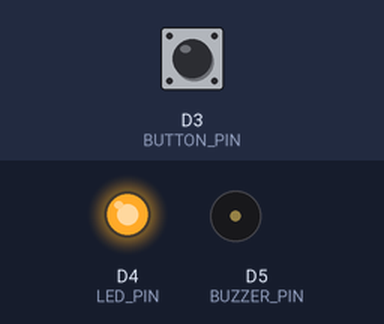
A program run on a simulated ESP8266 (NodeMCU). On the bench: output pins drawn as LEDs (lit = HIGH), buzzer (waves = sounding, pin HIGH). The inputs (shaded band) are chosen by the test bench; at power-on: D3 (BUTTON_PIN) HIGH.

Above: at 1.2 s.
1.3 s: D3 (BUTTON_PIN) pulled LOW for 0.15 s
At 1.52 s:
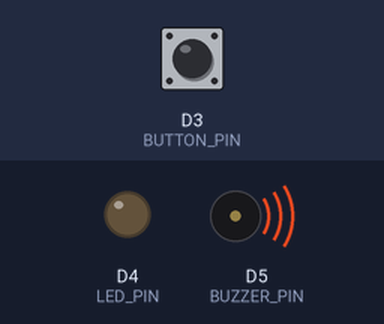
4.3 s: D3 (BUTTON_PIN) pulled LOW for 3.2 s
At 7.8 s:
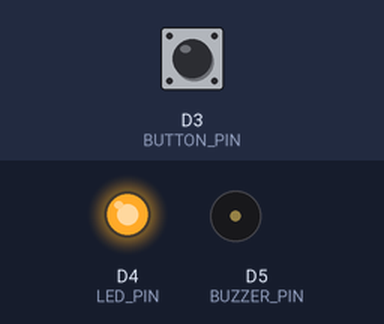
9.0 s: D3 (BUTTON_PIN) pulled LOW for 1 s
At 11.6 s:
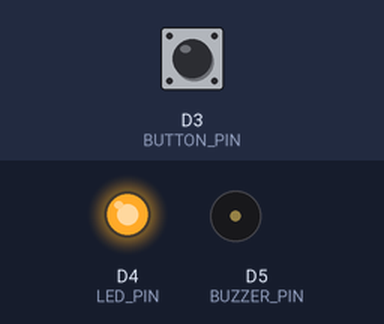
Timing chart, 0 to 17.6 s (numbered marks = the images above; inputs shaded):
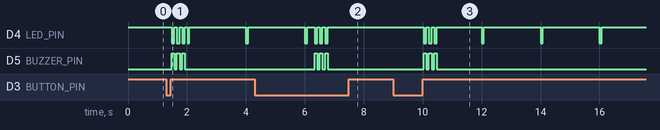

The program:

main.cpp
```cpp
#include <Arduino.h>

#if defined(ARDUINO_ARCH_ESP8266)

// Pins (ESP8266 NodeMCU-style defaults; adjust as needed)
constexpr uint8_t BUTTON_PIN = D3;      // Active-low button to GND
constexpr uint8_t LED_PIN = LED_BUILTIN;
constexpr uint8_t BUZZER_PIN = D5;

// Logic levels
constexpr bool BUTTON_ACTIVE_LOW = true;
constexpr bool LED_ACTIVE_LOW = true;
constexpr bool BUZZER_ACTIVE_HIGH = true;

// Timings
constexpr unsigned long COUNTDOWN_MS = 15UL * 60UL * 1000UL;
constexpr unsigned long LONG_PRESS_MS = 2000;
constexpr unsigned long DEBOUNCE_MS = 30;
constexpr unsigned long LED_ARM_PERIOD_MS = 2000;
constexpr unsigned long LED_ARM_PULSE_MS = 80;
constexpr unsigned long LED_ALARM_BLINK_MS = 120;
constexpr unsigned long BUZZER_BEEP_PERIOD_MS = 500;
constexpr unsigned long BUZZER_BEEP_ON_MS = 120;
constexpr unsigned long ACK_PULSE_ON_MS = 90;
constexpr unsigned long ACK_PULSE_OFF_MS = 90;
constexpr uint8_t ACK_PULSE_COUNT = 3;

// Temporary hardware test: press D3 button -> buzzer on.
constexpr bool TEST_BUTTON_TO_BUZZER = false;

enum State {
  IDLE,
  ARMED,
  ALARMING
};

State state = IDLE;
unsigned long countdownDeadlineMs = 0;

// Debounce + press tracking
bool lastRawPressed = false;
bool stablePressed = false;
unsigned long lastRawChangeMs = 0;
unsigned long pressStartMs = 0;
bool longPressHandled = false;
bool ackActive = false;
unsigned long ackStartMs = 0;

void writeLed(bool on) {
  digitalWrite(LED_PIN, (LED_ACTIVE_LOW ? !on : on) ? HIGH : LOW);
}

void writeBuzzer(bool on) {
  digitalWrite(BUZZER_PIN, (BUZZER_ACTIVE_HIGH ? on : !on) ? HIGH : LOW);
}

void armFromNow(unsigned long now) {
  state = ARMED;
  countdownDeadlineMs = now + COUNTDOWN_MS;
}

void startAck(unsigned long now) {
  ackActive = true;
  ackStartMs = now;
}

void goIdle() {
  state = IDLE;
  countdownDeadlineMs = 0;
}

void onShortPress(unsigned long now) {
  const State previousState = state;
  if (state == IDLE || state == ARMED || state == ALARMING) {
    armFromNow(now);
    if (previousState == IDLE) {
      startAck(now);
    }
  }
}

void onLongPress(unsigned long now) {
  if (state != IDLE) {
    startAck(now);
  }
  goIdle();
}

void updateButton(unsigned long now) {
  const bool rawPressed = (digitalRead(BUTTON_PIN) == (BUTTON_ACTIVE_LOW ? LOW : HIGH));

  if (rawPressed != lastRawPressed) {
    lastRawPressed = rawPressed;
    lastRawChangeMs = now;
  }

  if ((now - lastRawChangeMs) < DEBOUNCE_MS) {
    return;
  }

  if (rawPressed != stablePressed) {
    stablePressed = rawPressed;
    if (stablePressed) {
      pressStartMs = now;
      longPressHandled = false;
    } else if (!longPressHandled) {
      onShortPress(now);
    }
  }

  if (stablePressed && !longPressHandled && (now - pressStartMs >= LONG_PRESS_MS)) {
    longPressHandled = true;
    onLongPress(now);
  }
}

void updateState(unsigned long now) {
  if (state == ARMED && now >= countdownDeadlineMs) {
    state = ALARMING;
  }
}

void updateOutputs(unsigned long now) {
  bool ledOn = false;
  bool buzzerOn = false;

  if (ackActive) {
    const unsigned long pulsePeriodMs = ACK_PULSE_ON_MS + ACK_PULSE_OFF_MS;
    const unsigned long ackDurationMs = pulsePeriodMs * ACK_PULSE_COUNT;
    const unsigned long elapsedMs = now - ackStartMs;

    if (elapsedMs < ackDurationMs) {
      const unsigned long inPulseMs = elapsedMs % pulsePeriodMs;
      const bool pulseOn = inPulseMs < ACK_PULSE_ON_MS;
      ledOn = pulseOn;
      buzzerOn = pulseOn;
    } else {
      ackActive = false;
    }
  }

  if (!ackActive) {
    if (state == ARMED) {
      ledOn = (now % LED_ARM_PERIOD_MS) < LED_ARM_PULSE_MS;
    } else if (state == ALARMING) {
      ledOn = ((now / LED_ALARM_BLINK_MS) % 2) == 0;
      buzzerOn = (now % BUZZER_BEEP_PERIOD_MS) < BUZZER_BEEP_ON_MS;
    }
  }

  writeLed(ledOn);
  writeBuzzer(buzzerOn);
}

void setup() {
  if (TEST_BUTTON_TO_BUZZER) {
    pinMode(BUTTON_PIN, INPUT_PULLUP);
  } else {
    pinMode(BUTTON_PIN, INPUT_PULLUP);
  }
  pinMode(LED_PIN, OUTPUT);
  pinMode(BUZZER_PIN, OUTPUT);

  writeLed(false);
  writeBuzzer(false);
}

void loop() {
  const unsigned long now = millis();

  if (TEST_BUTTON_TO_BUZZER) {
    const bool pressed = (digitalRead(BUTTON_PIN) == (BUTTON_ACTIVE_LOW ? LOW : HIGH));
    writeLed(false);
    writeBuzzer(pressed);
    return;
  }

  updateButton(now);
  updateState(now);
  updateOutputs(now);
}

#endif
```

main_esp32_bench.cpp
```cpp
#include <Arduino.h>

#if defined(ARDUINO_ARCH_ESP32)

#include <WiFi.h>
#include <esp_now.h>

// Update these before testing.
constexpr char WIFI_SSID[] = "YOUR_WIFI_SSID";
constexpr char WIFI_PASS[] = "YOUR_WIFI_PASSWORD";

// ESP32 dev-board defaults; change if needed.
constexpr uint8_t LED_PIN = 2;
constexpr bool LED_ACTIVE_LOW = false;

constexpr unsigned long RECONNECT_INTERVAL_MS = 5000;
constexpr unsigned long STATUS_PRINT_INTERVAL_MS = 2000;
constexpr unsigned long SCAN_INTERVAL_MS = 60000;
constexpr unsigned long HEARTBEAT_HALF_PERIOD_MS = 500;

unsigned long lastReconnectMs = 0;
unsigned long lastStatusPrintMs = 0;
unsigned long lastScanMs = 0;
unsigned long disconnectCount = 0;
unsigned long reconnectAttemptCount = 0;
wl_status_t lastStatus = WL_IDLE_STATUS;
bool espNowReady = false;

void writeLed(bool on) {
  digitalWrite(LED_PIN, (LED_ACTIVE_LOW ? !on : on) ? HIGH : LOW);
}

void connectWiFi() {
  reconnectAttemptCount++;
  Serial.printf("[WiFi] Connect attempt %lu to %s\n", reconnectAttemptCount, WIFI_SSID);
  WiFi.disconnect(true, true);
  delay(20);
  WiFi.begin(WIFI_SSID, WIFI_PASS);
}

void ensureEspNowInit() {
  if (espNowReady || WiFi.status() != WL_CONNECTED) {
    return;
  }

  if (esp_now_init() == ESP_OK) {
    espNowReady = true;
    Serial.println("[ESP-NOW] init OK");
  } else {
    Serial.println("[ESP-NOW] init FAILED");
  }
}

void printStatus(unsigned long now) {
  if ((now - lastStatusPrintMs) < STATUS_PRINT_INTERVAL_MS) {
    return;
  }
  lastStatusPrintMs = now;

  const wl_status_t status = WiFi.status();
  if (status == WL_CONNECTED) {
    Serial.printf("[WiFi] CONNECTED  RSSI=%d dBm  IP=%s  disconnects=%lu\n",
                  WiFi.RSSI(),
                  WiFi.localIP().toString().c_str(),
                  disconnectCount);
  } else {
    Serial.printf("[WiFi] status=%d  disconnects=%lu\n", (int)status, disconnectCount);
  }
}

void maybeScan(unsigned long now) {
  if ((now - lastScanMs) < SCAN_INTERVAL_MS || WiFi.status() != WL_CONNECTED) {
    return;
  }
  lastScanMs = now;

  Serial.println("[WiFi] scanning nearby APs...");
  const int found = WiFi.scanNetworks(false, true);
  Serial.printf("[WiFi] scan done: %d AP(s)\n", found);
  WiFi.scanDelete();
}

void updateLed(unsigned long now) {
  if (WiFi.status() == WL_CONNECTED) {
    writeLed(true);
    return;
  }

  const bool heartbeatOn = ((now / HEARTBEAT_HALF_PERIOD_MS) % 2) == 0;
  writeLed(heartbeatOn);
}

void setup() {
  Serial.begin(115200);
  delay(100);

  pinMode(LED_PIN, OUTPUT);
  writeLed(false);

  WiFi.mode(WIFI_STA);
  connectWiFi();

  Serial.println("ESP32 Wi-Fi bench test running");
  Serial.println("- LED solid on when connected");
  Serial.println("- LED heartbeat blink when disconnected");
  Serial.println("- Serial logs RSSI, reconnects, scans, and ESP-NOW init status");
}

void loop() {
  const unsigned long now = millis();

  const wl_status_t status = WiFi.status();
  if (status != lastStatus) {
    if (status != WL_CONNECTED) {
      disconnectCount++;
      espNowReady = false;
      Serial.printf("[WiFi] link lost (status=%d)\n", (int)status);
    } else {
      Serial.println("[WiFi] link up");
    }
    lastStatus = status;
  }

  if (status != WL_CONNECTED && (now - lastReconnectMs) >= RECONNECT_INTERVAL_MS) {
    lastReconnectMs = now;
    connectWiFi();
  }

  ensureEspNowInit();
  printStatus(now);
  maybeScan(now);
  updateLed(now);
}

#endif
```

main_esp32_now_comm.cpp
```cpp
#include <Arduino.h>

#if defined(ARDUINO_ARCH_ESP32)

#include <WiFi.h>
#include <esp_now.h>

#ifndef NOW_ROLE
#define NOW_ROLE 1
#endif

constexpr uint8_t ROLE_SENDER = 1;
constexpr uint8_t ROLE_RECEIVER = 2;

constexpr uint8_t LED_PIN = 2;
constexpr bool LED_ACTIVE_LOW = false;
constexpr uint16_t PROTO_MAGIC = 0x4E41; // "NA"
constexpr unsigned long SEND_INTERVAL_MS = 1000;
constexpr unsigned long STATUS_INTERVAL_MS = 2000;
constexpr unsigned long RX_LED_ON_MS = 120;

const uint8_t BROADCAST_MAC[6] = {0xFF, 0xFF, 0xFF, 0xFF, 0xFF, 0xFF};

struct __attribute__((packed)) NowPacket {
  uint16_t magic;
  uint8_t type;    // 1 = ping, 2 = ack
  uint32_t seq;
  uint32_t stamp;
};

uint32_t seqCounter = 0;
unsigned long lastSendMs = 0;
unsigned long lastStatusMs = 0;
unsigned long rxCount = 0;
unsigned long txOkCount = 0;
unsigned long txFailCount = 0;
unsigned long lastRxPulseMs = 0;
bool rxPulseActive = false;

void writeLed(bool on) {
  digitalWrite(LED_PIN, (LED_ACTIVE_LOW ? !on : on) ? HIGH : LOW);
}

void ensurePeer(const uint8_t* mac) {
  if (esp_now_is_peer_exist(mac)) {
    return;
  }

  esp_now_peer_info_t peerInfo = {};
  memcpy(peerInfo.peer_addr, mac, 6);
  peerInfo.channel = 0;
  peerInfo.encrypt = false;
  esp_now_add_peer(&peerInfo);
}

void onDataSent(const uint8_t* mac_addr, esp_now_send_status_t status) {
  if (status == ESP_NOW_SEND_SUCCESS) {
    txOkCount++;
  } else {
    txFailCount++;
  }
}

void onDataRecv(const uint8_t* mac, const uint8_t* incomingData, int len) {
  if (len != (int)sizeof(NowPacket)) {
    return;
  }

  NowPacket packet;
  memcpy(&packet, incomingData, sizeof(packet));
  if (packet.magic != PROTO_MAGIC) {
    return;
  }

  rxCount++;
  lastRxPulseMs = millis();
  rxPulseActive = true;

  if (NOW_ROLE == ROLE_RECEIVER && packet.type == 1) {
    ensurePeer(mac);

    NowPacket ack = {};
    ack.magic = PROTO_MAGIC;
    ack.type = 2;
    ack.seq = packet.seq;
    ack.stamp = millis();

    esp_now_send(mac, reinterpret_cast<const uint8_t*>(&ack), sizeof(ack));
  } else if (NOW_ROLE == ROLE_SENDER && packet.type == 2) {
    const unsigned long now = millis();
    const unsigned long rtt = now - packet.stamp;
    Serial.printf("[ACK] seq=%lu approx-latency=%lu ms from %02X:%02X:%02X:%02X:%02X:%02X\n",
                  (unsigned long)packet.seq,
                  rtt,
                  mac[0], mac[1], mac[2], mac[3], mac[4], mac[5]);
  }
}

void sendPing(unsigned long now) {
  NowPacket ping = {};
  ping.magic = PROTO_MAGIC;
  ping.type = 1;
  ping.seq = ++seqCounter;
  ping.stamp = now;

  esp_now_send(BROADCAST_MAC, reinterpret_cast<const uint8_t*>(&ping), sizeof(ping));
}

void updateLed(unsigned long now) {
  if (rxPulseActive && (now - lastRxPulseMs) < RX_LED_ON_MS) {
    writeLed(true);
    return;
  }
  rxPulseActive = false;

  if (NOW_ROLE == ROLE_SENDER) {
    const bool blink = ((now / 400) % 2) == 0;
    writeLed(blink);
  } else {
    const bool blink = ((now / 900) % 2) == 0;
    writeLed(blink);
  }
}

void printStatus(unsigned long now) {
  if ((now - lastStatusMs) < STATUS_INTERVAL_MS) {
    return;
  }
  lastStatusMs = now;

  if (NOW_ROLE == ROLE_SENDER) {
    Serial.printf("[SENDER] sent=%lu rxAck=%lu txOK=%lu txFail=%lu\n",
                  (unsigned long)seqCounter,
                  rxCount,
                  txOkCount,
                  txFailCount);
  } else {
    Serial.printf("[RECEIVER] rxPing=%lu txOK=%lu txFail=%lu\n",
                  rxCount,
                  txOkCount,
                  txFailCount);
  }
}

void setup() {
  Serial.begin(115200);
  delay(100);

  pinMode(LED_PIN, OUTPUT);
  writeLed(false);

  WiFi.mode(WIFI_STA);
  WiFi.disconnect();

  if (esp_now_init() != ESP_OK) {
    Serial.println("ESP-NOW init failed");
    while (true) {
      writeLed(true);
      delay(50);
      writeLed(false);
      delay(200);
    }
  }

  esp_now_register_send_cb(onDataSent);
  esp_now_register_recv_cb(onDataRecv);

  ensurePeer(BROADCAST_MAC);

  Serial.printf("ESP-NOW role: %s\n", (NOW_ROLE == ROLE_SENDER) ? "SENDER" : "RECEIVER");
  Serial.printf("Local MAC: %s\n", WiFi.macAddress().c_str());
}

void loop() {
  const unsigned long now = millis();

  if (NOW_ROLE == ROLE_SENDER && (now - lastSendMs) >= SEND_INTERVAL_MS) {
    lastSendMs = now;
    sendPing(now);
  }

  updateLed(now);
  printStatus(now);
}

#endif
```

Measured:
- after the input at 1.3 s, D4 (LED_PIN): goes 3 × (LOW 0.09 s, HIGH 0.09 s), LOW 0.06 s, HIGH 1.9 s, LOW 0.08 s, then HIGH, starting after 0.18 s; D5 (BUZZER_PIN): alternates HIGH for 0.09 s and LOW for 0.09 s, 6 changes in all, then stays LOW, starting after 0.18 s
- after the input at 4.3 s, D5 (BUZZER_PIN): alternates HIGH for 0.09 s and LOW for 0.09 s, 6 changes in all, then stays LOW, starting after 2.0 s
- after the input at 9.0 s, D5 (BUZZER_PIN): alternates HIGH for 0.09 s and LOW for 0.09 s, 6 changes in all, then stays LOW, starting after 1.0 s
